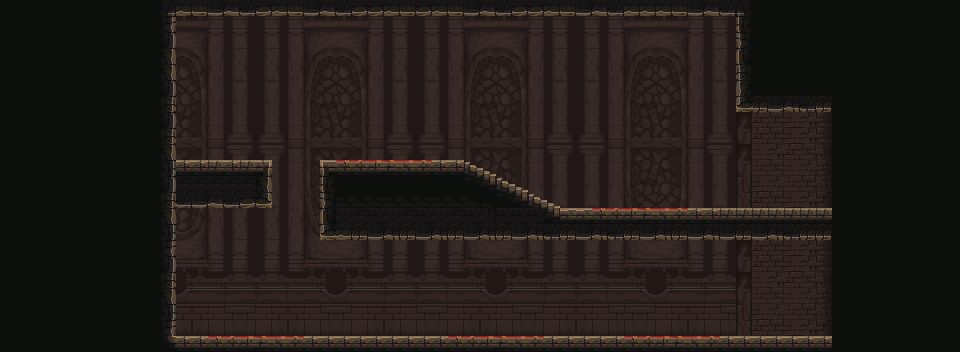

This is a level from a 2D game, rendered from its Tiled map with the project's own tilesets. A one-line summary and the map file follow, with tile-layer data summarised:
An orthogonal 60x22 tile map with 16x16 px tiles, 7 tile layers (bg3, bg2, bg, collision, ...), 5 tilesets and 43 objects (12x hulls, 4x entrance, 3x crystallamp, 2x exit, hive, ...).

<map version="1.4" tiledversion="1.4.1" orientation="orthogonal" renderorder="right-down" compressionlevel="0" width="60" height="22" tilewidth="16" tileheight="16" infinite="0" nextlayerid="17" nextobjectid="95">
 <editorsettings>
  <export target="../assets/world/i1s1.json" format="json" />
 </editorsettings>
 <tileset firstgid="1" name="decorative" tilewidth="16" tileheight="16" tilecount="1024" columns="32">
  <image source="tilesets/PF_Caslte_1.0/decorative.png" width="512" height="512" />
 </tileset>
 <tileset firstgid="1025" name="mainlevbuild_A" tilewidth="16" tileheight="16" tilecount="4096" columns="64">
  <image source="tilesets/PF_Caslte_1.0/mainlevbuild_A.png" width="1024" height="1024" />
 </tileset>
 <tileset firstgid="5121" name="mainlevbuild_B" tilewidth="16" tileheight="16" tilecount="2560" columns="64">
  <image source="tilesets/PF_Caslte_1.0/mainlevbuild_B.png" width="1024" height="640" />
 </tileset>
 <tileset firstgid="7681" name="collision" tilewidth="16" tileheight="16" tilecount="64" columns="8">
  <image source="collision.png" width="128" height="128" />
  <tile id="0">
   <properties>
    <property name="collides" type="bool" value="true" />
   </properties>
   <objectgroup draworder="index" id="2">
    <object id="1" x="0" y="0">
     <polygon points="0,0 16,0 16,16 0,16" />
    </object>
   </objectgroup>
  </tile>
  <tile id="1">
   <properties>
    <property name="collides" type="bool" value="true" />
   </properties>
   <objectgroup draworder="index" id="2">
    <object id="1" x="0" y="16">
     <polygon points="0,0 16,-16 16,0" />
    </object>
   </objectgroup>
  </tile>
  <tile id="2">
   <properties>
    <property name="collides" type="bool" value="true" />
   </properties>
   <objectgroup draworder="index" id="2">
    <object id="1" x="0" y="0">
     <polygon points="0,0 16,0 16,16" />
    </object>
   </objectgroup>
  </tile>
  <tile id="3">
   <properties>
    <property name="collides" type="bool" value="true" />
   </properties>
   <objectgroup draworder="index" id="2">
    <object id="1" x="0" y="0">
     <polygon points="0,0 16,16 0,16" />
    </object>
   </objectgroup>
  </tile>
  <tile id="4">
   <properties>
    <property name="collides" type="bool" value="true" />
   </properties>
  </tile>
  <tile id="5">
   <properties>
    <property name="collides" type="bool" value="true" />
   </properties>
   <objectgroup draworder="index" id="3">
    <object id="2" x="0" y="16">
     <polygon points="0,0 16,-9 16,0" />
    </object>
   </objectgroup>
  </tile>
  <tile id="6">
   <properties>
    <property name="collides" type="bool" value="true" />
   </properties>
   <objectgroup draworder="index" id="2">
    <object id="1" x="0" y="7">
     <polygon points="0,0 16,9 0,9" />
    </object>
   </objectgroup>
  </tile>
  <tile id="7">
   <properties>
    <property name="collides" type="bool" value="true" />
   </properties>
   <objectgroup draworder="index" id="2">
    <object id="1" x="16" y="0">
     <polygon points="0,0 -9,16 0,16" />
    </object>
   </objectgroup>
  </tile>
  <tile id="8">
   <properties>
    <property name="collides" type="bool" value="true" />
   </properties>
   <objectgroup draworder="index" id="2">
    <object id="1" x="0" y="0">
     <polygon points="0,0 9,16 0,16" />
    </object>
   </objectgroup>
  </tile>
  <tile id="9">
   <properties>
    <property name="collides" type="bool" value="true" />
   </properties>
   <objectgroup draworder="index" id="2">
    <object id="1" x="7" y="0">
     <polygon points="0,0 9,16 9,0" />
    </object>
   </objectgroup>
  </tile>
  <tile id="10">
   <properties>
    <property name="collides" type="bool" value="true" />
   </properties>
   <objectgroup draworder="index" id="2">
    <object id="2" x="0" y="0">
     <polygon points="0,0 9,0 0,16" />
    </object>
   </objectgroup>
  </tile>
  <tile id="11">
   <properties>
    <property name="collides" type="bool" value="true" />
   </properties>
   <objectgroup draworder="index" id="2">
    <object id="1" x="8" y="0">
     <polygon points="0,0 8,0 8,16 0,16" />
    </object>
   </objectgroup>
  </tile>
  <tile id="12">
   <properties>
    <property name="collides" type="bool" value="true" />
   </properties>
   <objectgroup draworder="index" id="2">
    <object id="1" x="0" y="0">
     <polygon points="0,0 8,0 8,16 0,16" />
    </object>
   </objectgroup>
  </tile>
  <tile id="13">
   <properties>
    <property name="collides" type="bool" value="true" />
   </properties>
   <objectgroup draworder="index" id="2">
    <object id="1" x="0" y="0">
     <polygon points="0,0 16,0 16,9" />
    </object>
   </objectgroup>
  </tile>
  <tile id="14">
   <properties>
    <property name="collides" type="bool" value="true" />
   </properties>
   <objectgroup draworder="index" id="2">
    <object id="1" x="0" y="0">
     <polygon points="0,0 16,0 0,9" />
    </object>
   </objectgroup>
  </tile>
  <tile id="15">
   <properties>
    <property name="collides" type="bool" value="true" />
   </properties>
   <objectgroup draworder="index" id="2">
    <object id="1" x="0" y="8">
     <polygon points="0,0 16,0 16,8 0,8" />
    </object>
   </objectgroup>
  </tile>
  <tile id="16">
   <properties>
    <property name="collides" type="bool" value="true" />
   </properties>
   <objectgroup draworder="index" id="2">
    <object id="1" x="0" y="8">
     <polygon points="0,0 16,0 16,-8 0,-8" />
    </object>
   </objectgroup>
  </tile>
 </tileset>
 <tileset firstgid="7745" name="tile_custom" tilewidth="16" tileheight="16" tilecount="4096" columns="64">
  <image source="../assets/world/tile_custom.png" width="1024" height="1024" />
 </tileset>
 <layer id="4" name="bg3" width="60" height="22">
  <data>[1320 cells, 0 non-empty, 0 distinct tile ids]</data>
 </layer>
 <layer id="5" name="bg2" width="60" height="22">
  <data>[1320 cells, 794 non-empty, 192 distinct tile ids]</data>
 </layer>
 <layer id="6" name="bg" width="60" height="22">
  <data>[1320 cells, 729 non-empty, 89 distinct tile ids]</data>
 </layer>
 <layer id="7" name="collision" width="60" height="22">
  <data>[1320 cells, 0 non-empty, 0 distinct tile ids]</data>
 </layer>
 <layer id="1" name="fg" width="60" height="22">
  <data>[1320 cells, 0 non-empty, 0 distinct tile ids]</data>
 </layer>
 <layer id="2" name="fg_hidden" width="60" height="22">
  <data>[1320 cells, 0 non-empty, 0 distinct tile ids]</data>
 </layer>
 <layer id="3" name="fg_breakable" width="60" height="22">
  <data>[1320 cells, 0 non-empty, 0 distinct tile ids]</data>
 </layer>
 <objectgroup id="15" name="npcs" />
 <objectgroup id="14" name="enemies" />
 <objectgroup id="13" name="spawns" />
 <objectgroup id="12" name="exit">
  <object id="2" name="west1a" type="entrance" x="192" y="112" width="32" height="32" />
  <object id="11" name="door1" type="entrance" x="720" y="160" width="32" height="32" />
  <object id="12" name="east1" type="exit" x="768" y="112" width="64" height="96">
   <properties>
    <property name="partner" value="east2" />
    <property name="targetExit" value="west1a" />
    <property name="targetMap" value="i1s1b" />
   </properties>
  </object>
  <object id="50" name="west1b" type="entrance" x="192" y="288" width="32" height="32" />
  <object id="91" name="door2" type="entrance" x="720" y="288" width="32" height="32" />
  </objectgroup>
 <objectgroup id="9" name="objects">
  <!-- 3 objects omitted --></objectgroup>
 <objectgroup id="10" name="triggers">
  <!-- 5 objects omitted --></objectgroup>
 <objectgroup color="#00ff00" id="8" name="hulls">
  <!-- 13 objects omitted --></objectgroup>
 <objectgroup id="16" name="pathing" />
</map>
<!-- 22 of 43 objects omitted -->
